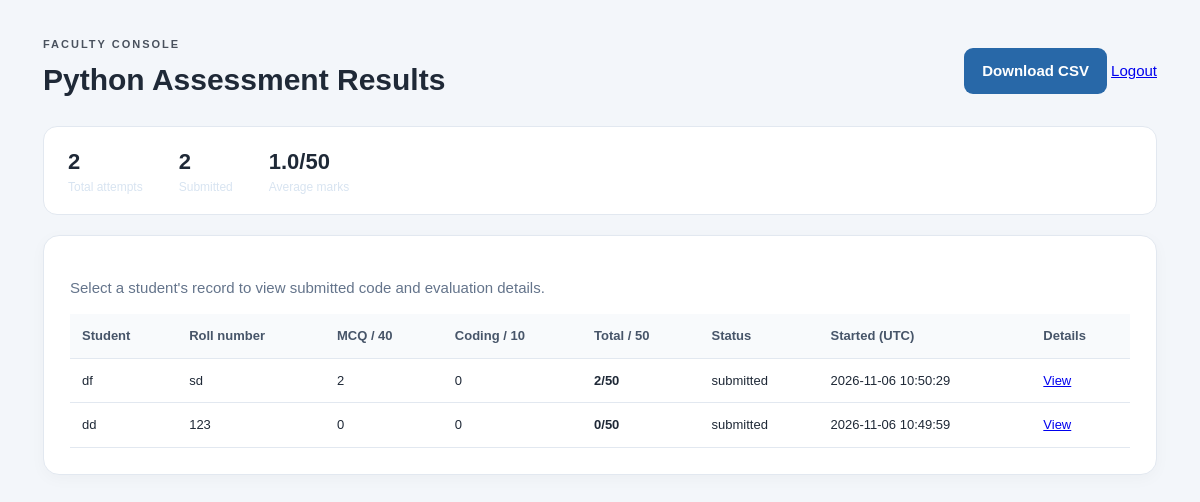
Screenshot of /admin/dashboard (signed in) with the database file from the repository.
### tables this page shows
CREATE TABLE attempts (
          id INTEGER PRIMARY KEY AUTOINCREMENT, token TEXT UNIQUE NOT NULL, student_name TEXT NOT NULL,
          roll_number TEXT NOT NULL, email TEXT, question_ids TEXT NOT NULL, started_at TEXT NOT NULL,
          deadline TEXT NOT NULL, submitted_at TEXT, answers TEXT, score INTEGER, total INTEGER NOT NULL,
          status TEXT NOT NULL DEFAULT 'in_progress', coding_answers TEXT, mcq_score INTEGER, coding_score INTEGER);

### app.py (the view)
@app.route('/admin/dashboard')
@admin_required
def dashboard():
    conn=db(); rows=conn.execute('SELECT * FROM attempts ORDER BY id DESC').fetchall(); conn.close()
    stats={'attempts':len(rows),'submitted':sum(1 for r in rows if r['score'] is not None),'average':round(sum((r['score'] or 0) for r in rows if r['score'] is not None)/max(1,sum(1 for r in rows if r['score'] is not None)),1)}
    return render_template('dashboard.html',rows=rows,stats=stats)

### app.py (called while the page is built)
def db():
    conn = sqlite3.connect(DATABASE); conn.row_factory = sqlite3.Row; return conn

def admin_required(fn):
    @wraps(fn)
    def wrapper(*a,**kw):
        if not session.get('admin'): return redirect(url_for('admin'))
        return fn(*a,**kw)
    return wrapper

### templates/dashboard.html
<!doctype html><html><head><meta name="viewport" content="width=device-width, initial-scale=1"><title>Faculty Dashboard</title><link rel="stylesheet" href="/static/style.css"></head><body><div class="wrap wide"><div class="dash-head"><div><div class="eyebrow">FACULTY CONSOLE</div><h1>Python Assessment Results</h1></div><div><a class="button-link" href="/admin/export">Download CSV</a> <a href="/admin/logout">Logout</a></div></div><div class="stats dashboard-stats"><div><b>{{ stats.attempts }}</b><span>Total attempts</span></div><div><b>{{ stats.submitted }}</b><span>Submitted</span></div><div><b>{{ stats.average }}/50</b><span>Average marks</span></div></div><div class="panel"><p class="muted">Select a student's record to view submitted code and evaluation details.</p><div class="table-scroll"><table><thead><tr><th>Student</th><th>Roll number</th><th>MCQ / 40</th><th>Coding / 10</th><th>Total / 50</th><th>Status</th><th>Started (UTC)</th><th>Details</th></tr></thead><tbody>{% for r in rows %}<tr><td>{{ r.student_name }}</td><td>{{ r.roll_number }}</td><td>{{ r.mcq_score if r.mcq_score is not none else '-' }}</td><td>{{ r.coding_score if r.coding_score is not none else '-' }}</td><td><b>{{ r.score if r.score is not none else '-' }}/50</b></td><td>{{ r.status }}</td><td>{{ r.started_at[:19].replace('T',' ') }}</td><td><a href="/admin/attempt/{{ r.id }}">View</a></td></tr>{% else %}<tr><td colspan="8">No attempts yet.</td></tr>{% endfor %}</tbody></table></div></div></div></body></html>

### static/style.css (style rules this page uses)
:root { --navy:#173b67;--blue:#2868a8;--ink:#1f2937;--muted:#64748b;--line:#e2e8f0;--bg:#f3f6fa }
* { box-sizing:border-box }
body { margin:0;background:var(--bg);color:var(--ink);font:15px/1.5 Arial,sans-serif }
.wrap { max-width:820px;margin:36px auto;padding:0 18px }
.wide { max-width:1150px }
.eyebrow { font-size:11px;letter-spacing:2px;font-weight:bold;opacity:.8 }
.stats { display:flex;gap:36px;margin-top:25px }
.stats div { display:flex;flex-direction:column }
.stats b { font-size:22px }
.stats span { font-size:12px;color:#d8e4f1 }
.panel { background:white;border:1px solid var(--line);border-radius:16px;padding:26px;margin-bottom:18px;box-shadow:0 4px 16px #0f172a08 }
.muted { color:var(--muted) }
button,.button-link { border:0;border-radius:9px;padding:12px 18px;font-weight:700;cursor:pointer;text-decoration:none;display:inline-block }
.dash-head { display:flex;align-items:center;justify-content:space-between;margin-bottom:20px }
.dash-head h1 { margin:4px 0 }
.button-link { background:var(--blue);color:white }
.table-scroll { overflow-x:auto }
table { border-collapse:collapse;width:100%;font-size:13px }
th,td { text-align:left;padding:12px;border-bottom:1px solid var(--line);white-space:nowrap }
th { background:#f8fafc;color:#475569 }
.dashboard-stats { background:white;border:1px solid var(--line);padding:18px 24px;border-radius:14px;margin:12px 0 20px }

### rows the page displays
attempts: student_name "df", roll_number "sd", mcq_score "2", coding_score "0", score "2", status "submitted", started_at "2026-11-06 10:50:29"
attempts: student_name "dd", roll_number "123", mcq_score "0", coding_score "0", score "0", status "submitted", started_at "2026-11-06 10:49:59"

### other values shown
{{ stats.attempts }} "2"
{{ stats.submitted }} "2"
{{ stats.average }} "1.0"
